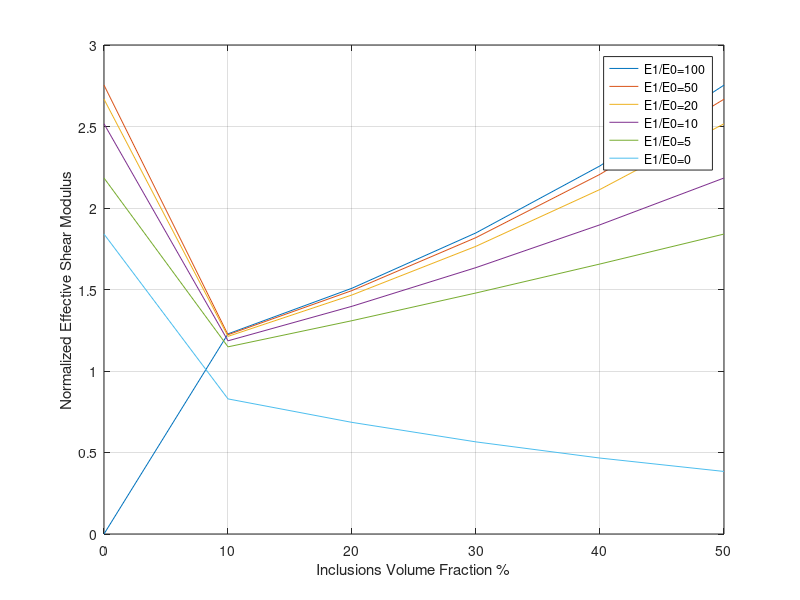
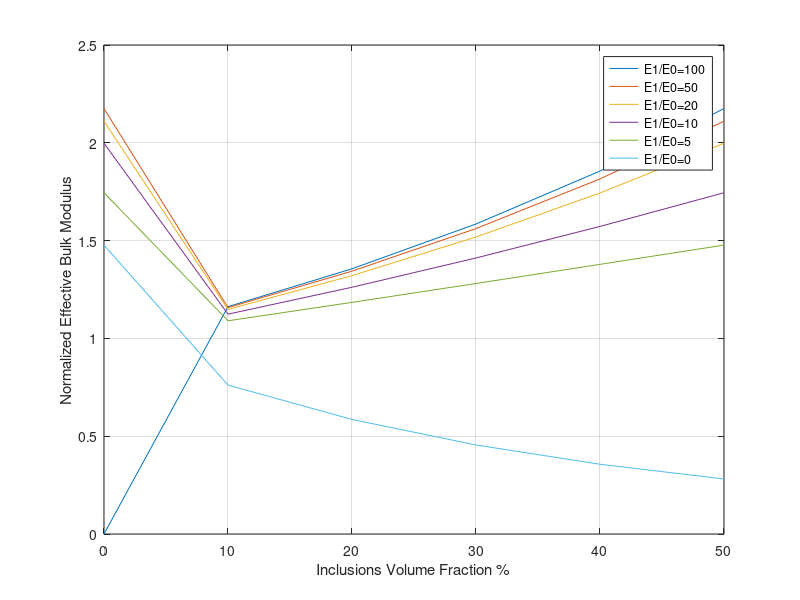

The MATLAB script that drew these images, in order:
clc;
clear;
close all;

%% 
%Spherical inclusions: Aspect ratio = 1
%Volume fractions of inclusion nu1: 10%, 20%, 30%, 40%, 50%
%Stiffness contrast E1/E0: 100, 50, 20, 10, 5, 0

%Matrix Properties
E_0 = 3.42e9;                       %Young's modulus of matrix [Pa]
nu_0 = 0.32;                        %Poisson's ratio of matrix

G_0 = E_0 / (2*(1+nu_0));
K_0 = E_0 / (3*(1-2*nu_0));

%Reinforcement Properties
nu_1 = 0.21;                        %Poisson's ratio of inclusion
v_1 = linspace(0, 0.5, 6);          %inclusion volume fraction
SC = [100, 50, 25, 10, 5, 0];       %stiffness constrast

del_v1 = 0.001;

A = length(SC);
B = length(v_1);

E_1 = zeros(A , 1);
G_1 = zeros(A , 1);
K_1 = zeros(A , 1);
G_hom_ratio = zeros(A , B);
K_hom_ratio = zeros(A , B);

tempK = 0;
tempG = 0;

for i = 1 : A
    E_1(i) = SC(i)*E_0;
    G_1(i) = E_1(i) / (2*(1+nu_1));
    K_1(i) = E_1(i) / (3*(1-2*nu_1));
    
    for j = 1 : B
        N = v_1(j) / del_v1;
        K_hom = zeros(N , 1);
        G_hom = zeros(N , 1);
        K_hom(1) = K_0;
        G_hom(1) = G_0;
        K_S = zeros(N , 1);
        G_S = zeros(N , 1);
        for k = 2 : N
            %Eshelby's tensor volumetric and deviatoric parts:
            K_S(k-1) = K_hom(k-1) / (3*K_hom(k-1) + 4*G_hom(k-1));
            G_S(k-1) = (3/5) * (K_hom(k-1) + 2*G_hom(k-1)) / (3*K_hom(k-1) + 4*G_hom(k-1));
            K_frac = (1 - del_v1) * (1 + 3*K_S(k-1)*( (K_1(i)/K_hom(k-1)) - 1 ));
            G_frac = (1 - del_v1) * (1 + 2*G_S(k-1)*( (G_1(i)/G_hom(k-1)) - 1 ));
            K_hom(k) = K_hom(k-1) * ( ( del_v1 * (K_1(i) / K_hom(k-1)) + K_frac ) / ( del_v1 + K_frac ) );
            G_hom(k) = G_hom(k-1) * ( ( del_v1 * (G_1(i) / G_hom(k-1)) + G_frac ) / ( del_v1 + G_frac ) );
            tempK = K_hom(k);
            tempG = G_hom(k);
        end
        K_hom_ratio(j,i) = tempK / K_0;
        G_hom_ratio(j,i) = tempG / G_0;
    end
end

%Plotting the results

figure(1)
plot(v_1*100,G_hom_ratio)
xlabel('Inclusions Volume Fraction %')
ylabel('Normalized Effective Shear Modulus')
legend({'E1/E0=100','E1/E0=50','E1/E0=20','E1/E0=10','E1/E0=5','E1/E0=0'})
grid on

figure(2)
plot(v_1*100,K_hom_ratio)
xlabel('Inclusions Volume Fraction %')
ylabel('Normalized Effective Bulk Modulus')
legend({'E1/E0=100','E1/E0=50','E1/E0=20','E1/E0=10','E1/E0=5','E1/E0=0'})
grid on

%K_hom_ratio
%G_hom_ratio
